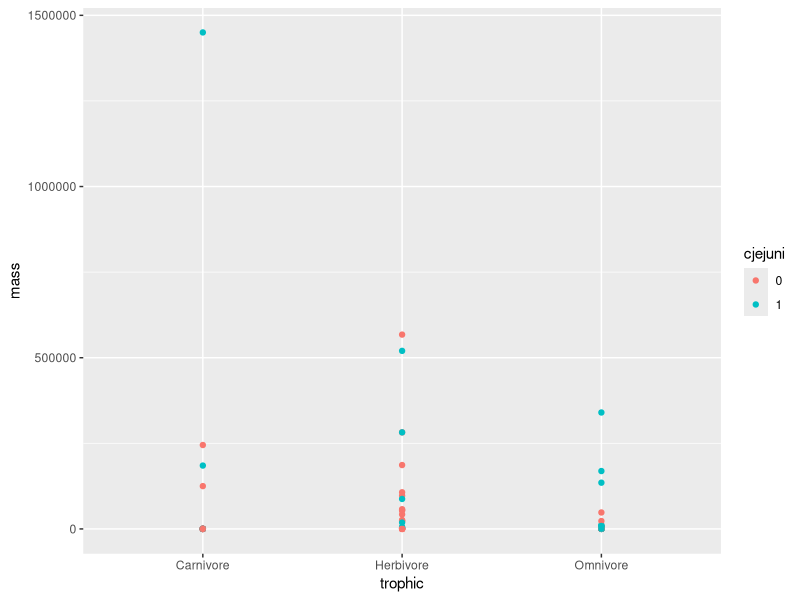
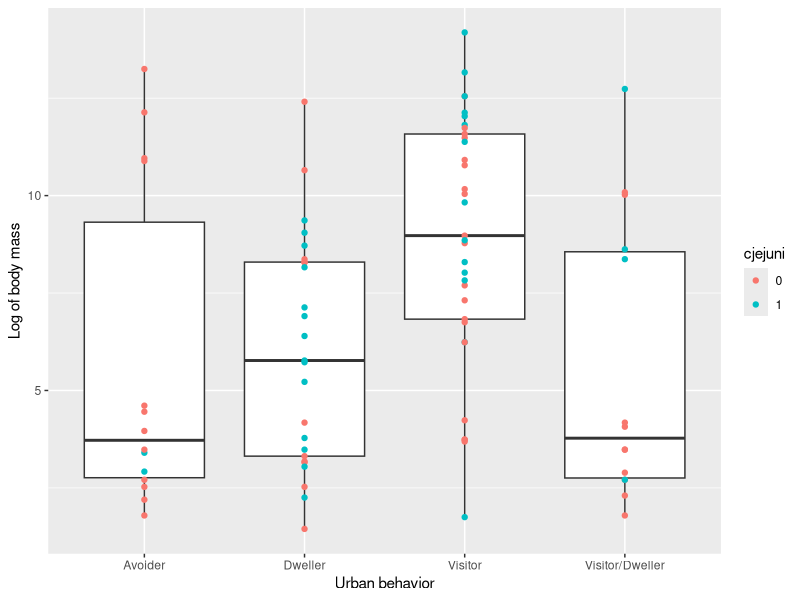
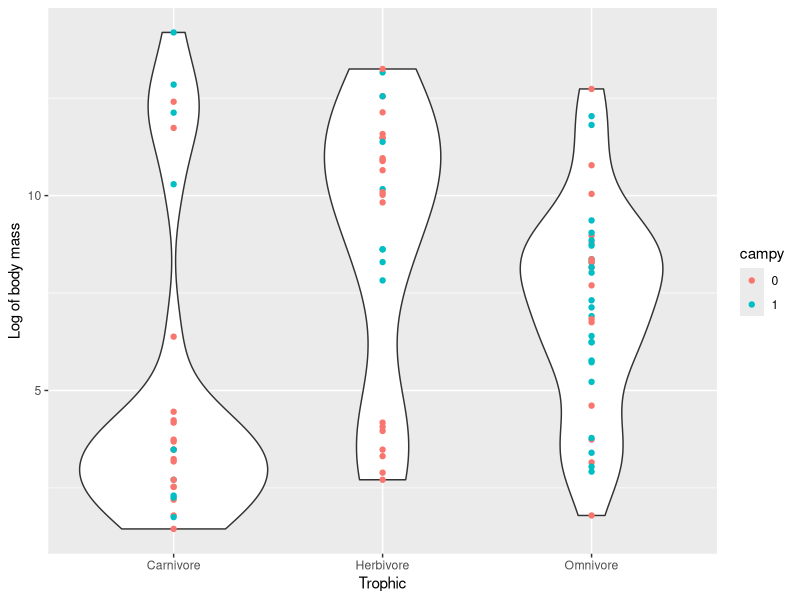
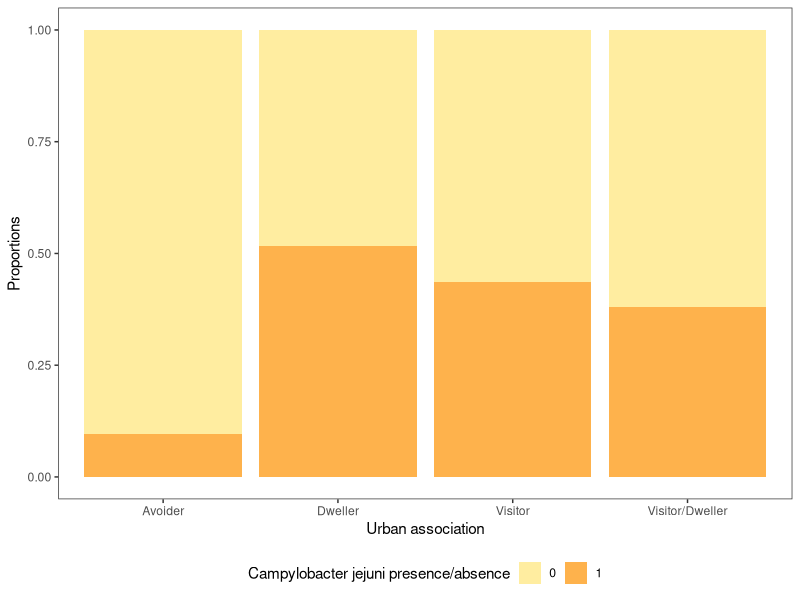
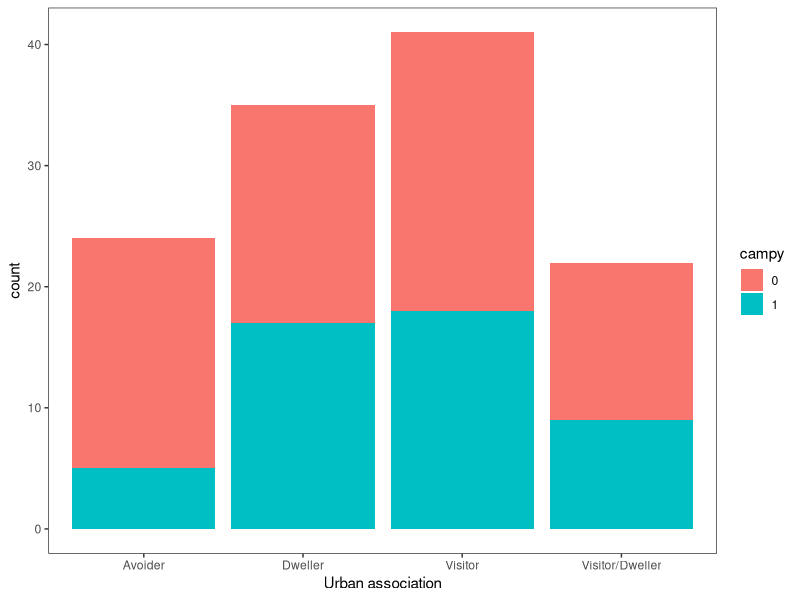

Write the R code that produced these figures, in order.
rm(list=ls()) #clears workspace

#loads packages
library(ggplot2)
library(gridExtra)
library(viridis)
library(tidyverse)
library(reshape2)
library(tidyr)

#reads csv file from my meta-analysis data into workspace
campylobacter <- read.csv("campylobacterreview_data.csv")
#first 6 rows
head(campylobacter)

#is there a more efficient way to do this part than including it in my code every week?
campylobacter$cjejuni <- as.factor(campylobacter$cjejuni) #force cjejuni variable into a factor
campylobacter$ccoli <- as.factor(campylobacter$ccoli) #force ccoli variable into a factor
campylobacter$campy <- as.factor(campylobacter$campy) #force campylobacter variable into a factor

#creates a dot plot of trophic level on the x axis and mass (in grams) on the y axis 
#the color command further breaks it down by cjejuni presence/absence
#was getting a weird graph with the 'NA' values, but used stackexchange advice below!
m1 <- campylobacter %>%
  filter(!is.na(cjejuni)) %>%
  ggplot(aes(x = trophic, y = mass, color=cjejuni))+
  geom_point(size=1.5)
m1

#log transforms mass because there is a large amount of variation across taxa
campylobacter$logmass <- log(campylobacter$mass)

#boxplot of urban association on the x axis and mass on the y axis
#creates two boxplots at levels of urban assocation according to cjejuni presence/absence
#also added the points back in to help with visualization
#also changed the default x and y axis labels to better explain the variables
m2<- campylobacter %>%
  filter(!is.na(cjejuni)) %>%
  ggplot(aes(x = urban, y = logmass))+
  geom_boxplot()+
  geom_point(aes(color=cjejuni)) +
  xlab ("Urban behavior") +
  ylab ("Log of body mass")
m2

#violin plot of trophic on the x axis and mass on the y axis
#creates two boxplots at levesl of trophic level according to campy presence/absence
#also added the points back in to help with visualization
#also changed the default x and y axis labels to better explain the variables
m3<- campylobacter %>%
  filter(!is.na(campy)) %>%
  ggplot(aes(x = trophic, y = logmass))+
  geom_violin()+
  geom_point(aes(color=campy)) +
  xlab ("Trophic") +
  ylab ("Log of body mass")
m3

#bar plot for visualization of categorical values
#urban dwellers/visitors seem much more likely to carry c jejuni
#just an eyeball test but there is likely something there
#Also changed the legend title and used proportion on the y axis
#this allows better visualization of the data in my opinion
#I can't figure out how to change the legend text, basically changing 0 to absence just for the graph
m4 <- campylobacter %>%
  filter(!is.na(cjejuni)) %>%
  ggplot(aes(x=urban, fill=cjejuni))+
  geom_bar(position="fill") +
  theme_bw()+
  theme (panel.grid=element_blank(),
         legend.position="bottom")+
  scale_fill_brewer(palette="YlOrRd") +
  guides(fill=guide_legend(title="Campylobacter jejuni presence/absence")) +
  xlab("Urban association") +
  ylab ("Proportions")
m4

#bar plot for visualization of categorical values
#a similar pattern exists for the campylobacter genus
#maybe not quite as much of a difference between avoiders and dwellers/visitors
#compared to c jejuni presence/absence
m5 <- campylobacter %>%
  filter(!is.na(campy)) %>%
  ggplot(aes(x=urban, fill=campy))+
  geom_bar() +
  theme_bw()+
  theme (panel.grid=element_blank())+
  xlab ("Urban association")
m5

#saves my fourth plot
ggsave(file="cjejuni_urban_bar chart.pdf", 
       plot=m4,
       width=7,height=7,units="in",
       useDingbats=FALSE)










